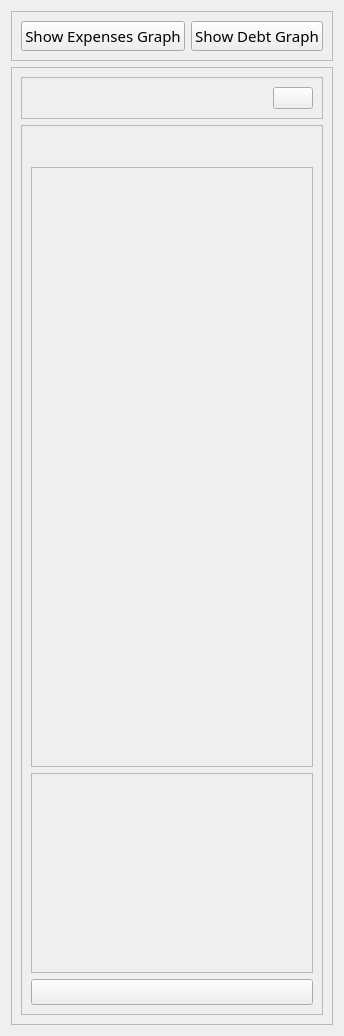
                         <widget class="QWidget" name="Graphs" native="true">
                          <property name="sizePolicy">
                           <sizepolicy hsizetype="Preferred" vsizetype="Expanding">
                            <horstretch>0</horstretch>
                            <verstretch>0</verstretch>
                           </sizepolicy>
                          </property>
                          <layout class="QVBoxLayout" name="verticalLayout_46">
                           <item alignment="Qt::AlignTop">
                            <widget class="QFrame" name="frame_18">
                             <property name="font">
                              <font>
                               <family>Swis721 Blk BT</family>
                               <pointsize>16</pointsize>
                              </font>
                             </property>
                             <property name="frameShape">
                              <enum>QFrame::StyledPanel</enum>
                             </property>
                             <property name="frameShadow">
                              <enum>QFrame::Raised</enum>
                             </property>
                             <layout class="QHBoxLayout" name="horizontalLayout_24">
                              <item>
                               <widget class="QPushButton" name="ExpenseGraphBtn">
                                <property name="font">
                                 <font>
                                  <family>Swis721 Blk BT</family>
                                  <pointsize>11</pointsize>
                                 </font>
                                </property>
                                <property name="text">
                                 <string>Show Expenses Graph</string>
                                </property>
                                <property name="icon">
                                 <iconset resource="resource2.qrc">
                                  <normaloff>:/icons2/icons2/bar-chart-2.svg</normaloff>:/icons2/icons2/bar-chart-2.svg</iconset>
                                </property>
                                <property name="iconSize">
                                 <size>
                                  <width>28</width>
                                  <height>28</height>
                                 </size>
                                </property>
                               </widget>
                              </item>
                              <item>
                               <widget class="QPushButton" name="DebtGraphBtn">
                                <property name="font">
                                 <font>
                                  <family>Swis721 Blk BT</family>
                                  <pointsize>11</pointsize>
                                 </font>
                                </property>
                                <property name="text">
                                 <string>Show Debt Graph</string>
                                </property>
                                <property name="icon">
                                 <iconset resource="resource2.qrc">
                                  <normaloff>:/icons2/icons2/trending-up.svg</normaloff>:/icons2/icons2/trending-up.svg</iconset>
                                </property>
                                <property name="iconSize">
                                 <size>
                                  <width>28</width>
                                  <height>28</height>
                                 </size>
                                </property>
                               </widget>
                              </item>
                             </layout>
                            </widget>
                           </item>
                           <item>
                            <widget class="QFrame" name="frame_19">
                             <property name="sizePolicy">
                              <sizepolicy hsizetype="Preferred" vsizetype="Expanding">
                               <horstretch>0</horstretch>
                               <verstretch>0</verstretch>
                              </sizepolicy>
                             </property>
                             <property name="frameShape">
                              <enum>QFrame::StyledPanel</enum>
                             </property>
                             <property name="frameShadow">
                              <enum>QFrame::Raised</enum>
                             </property>
                             <layout class="QVBoxLayout" name="verticalLayout_47">
                              <item alignment="Qt::AlignTop">
                               <widget class="QFrame" name="frame_20">
                                <property name="frameShape">
                                 <enum>QFrame::StyledPanel</enum>
                                </property>
                                <property name="frameShadow">
                                 <enum>QFrame::Raised</enum>
                                </property>
                                <layout class="QHBoxLayout" name="horizontalLayout_28">
                                 <item alignment="Qt::AlignRight">
                                  <widget class="QPushButton" name="closeGraphBtn">
                                   <property name="text">
                                    <string/>
                                   </property>
                                   <property name="icon">
                                    <iconset resource="resource2.qrc">
                                     <normaloff>:/icons2/icons2/x-circle.svg</normaloff>:/icons2/icons2/x-circle.svg</iconset>
                                   </property>
                                   <property name="iconSize">
                                    <size>
                                     <width>24</width>
                                     <height>24</height>
                                    </size>
                                   </property>
                                  </widget>
                                 </item>
                                </layout>
                               </widget>
                              </item>
                              <item>
                               <widget class="QFrame" name="frame_25">
                                <property name="sizePolicy">
                                 <sizepolicy hsizetype="Preferred" vsizetype="Expanding">
                                  <horstretch>0</horstretch>
                                  <verstretch>0</verstretch>
                                 </sizepolicy>
                                </property>
                                <property name="frameShape">
                                 <enum>QFrame::StyledPanel</enum>
                                </property>
                                <property name="frameShadow">
                                 <enum>QFrame::Raised</enum>
                                </property>
                                <layout class="QVBoxLayout" name="verticalLayout_82">
                                 <item>
                                  <widget class="QLabel" name="GraphTitle">
                                   <property name="font">
                                    <font>
                                     <family>Swis721 Blk BT</family>
                                     <pointsize>14</pointsize>
                                    </font>
                                   </property>
                                   <property name="text">
                                    <string/>
                                   </property>
                                  </widget>
                                 </item>
                                 <item>
                                  <widget class="QScrollArea" name="scrollArea_18">
                                   <property name="sizePolicy">
                                    <sizepolicy hsizetype="Expanding" vsizetype="Fixed">
                                     <horstretch>0</horstretch>
                                     <verstretch>0</verstretch>
                                    </sizepolicy>
                                   </property>
                                   <property name="minimumSize">
                                    <size>
                                     <width>0</width>
                                     <height>600</height>
                                    </size>
                                   </property>
                                   <property name="maximumSize">
                                    <size>
                                     <width>16777215</width>
                                     <height>900</height>
                                    </size>
                                   </property>
                                   <property name="widgetResizable">
                                    <bool>true</bool>
                                   </property>
                                   <widget class="QWidget" name="scrollAreaWidgetContents_23">
                                    <property name="geometry">
                                     <rect>
                                      <x>0</x>
                                      <y>0</y>
                                      <width>376</width>
                                      <height>600</height>
                                     </rect>
                                    </property>
                                    <layout class="QVBoxLayout" name="verticalLayout_96"/>
                                   </widget>
                                  </widget>
                                 </item>
                                 <item>
                                  <widget class="QScrollArea" name="scrollArea_4">
                                   <property name="sizePolicy">
                                    <sizepolicy hsizetype="Expanding" vsizetype="Fixed">
                                     <horstretch>0</horstretch>
                                     <verstretch>0</verstretch>
                                    </sizepolicy>
                                   </property>
                                   <property name="minimumSize">
                                    <size>
                                     <width>0</width>
                                     <height>200</height>
                                    </size>
                                   </property>
                                   <property name="widgetResizable">
                                    <bool>true</bool>
                                   </property>
                                   <widget class="QWidget" name="scrollAreaWidgetContents_6">
                                    <property name="geometry">
                                     <rect>
                                      <x>0</x>
                                      <y>0</y>
                                      <width>376</width>
                                      <height>200</height>
                                     </rect>
                                    </property>
                                    <layout class="QVBoxLayout" name="verticalLayout_37"/>
                                   </widget>
                                  </widget>
                                 </item>
                                 <item>
                                  <widget class="QPushButton" name="pushButton">
                                   <property name="font">
                                    <font>
                                     <family>Swis721 Blk BT</family>
                                     <pointsize>10</pointsize>
                                    </font>
                                   </property>
                                   <property name="text">
                                    <string/>
                                   </property>
                                  </widget>
                                 </item>
                                </layout>
                               </widget>
                              </item>
                             </layout>
                            </widget>
                           </item>
                          </layout>
                         </widget>
